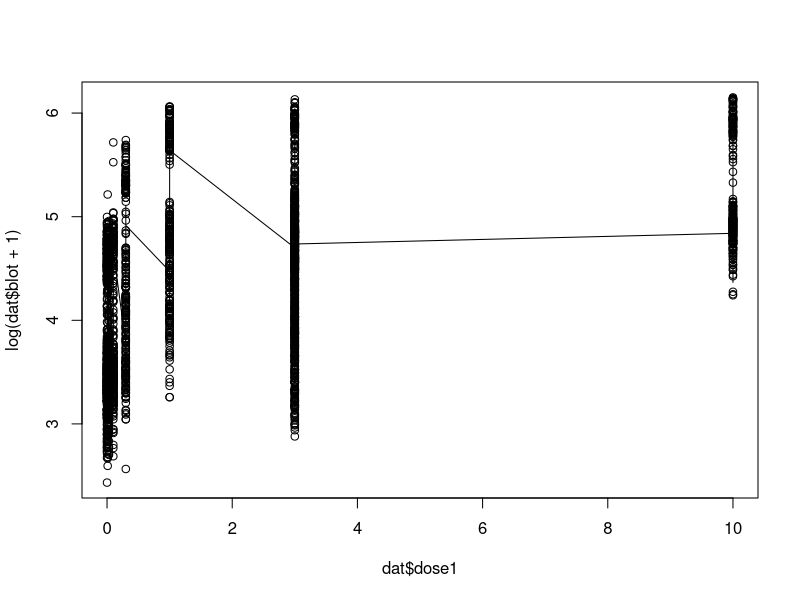

Write R code to recreate this figure. (Note: this script raises an error after producing the figure.)
## ---- chunk 1
library(dplyr)
library(lme4)
library(ggplot2)
library(magrittr)
dat <- read.table("case1.txt", header = T, stringsAsFactors = F, na.strings = ".", colClasses=c("character","character","numeric","numeric","numeric","numeric","numeric","numeric"))
dat <-  dat %>% filter(complete.cases(blot)) 
## ---- chunk 2
#creates a kernel distribution for each covariate
#be careful of random samples--Big X can't have NAs
kern_distribution <- function(x,knots = 4) {
  ### s: #controls how wide the kernels are, s should be half the distance between two knots 
  ### tau: decides where the breaks are based on the number of knots
  ###knots: number of splits/peaks in the data
  ##x and y are the data
  
  tau <- seq(min(x), max(x), length.out = knots)
  s <- diff(tau)[1]/2
  X <- matrix(0, nrow=length(x),ncol=knots)
  for(i in 1:knots) {
    X[,i] <- x * dnorm(x, tau[i], s)
  }
  return(X)
}

#smoothing out the graph by predicting values for the fitted data
#same function as the kern distribution, but this time it is smoother
smooth_graph <- function(x,knots = 4) {
  tau <- seq(min(x), max(x), length.out = knots)
  s <- diff(tau)[1]/2
  x.predict <- seq(min(x), max(x), length.out=length(x))
  X.predict <- matrix(0, nrow=length(x.predict),ncol = knots)
  for(i in 1:knots) {
    X.predict[,i] <- x.predict * dnorm(x.predict, tau[i], s)
  }
  return(X.predict)
}
## ---- chunk 3

#attach(dat) ##attaches the data so we can just run through with the variable names

m2 <- lmer(log(blot + 1) ~ (1 + proto|lab) + kern_distribution(dose1, knots = 3) + kern_distribution(dose2, knots = 3) + kern_distribution(body, knots = 3), data = dat) #X + Z + R + S + random effect
summary(m2)


plot(dat$dose1,log(dat$blot + 1)) #plots the true data
lines(sort(dat$dose1), fitted(m2)[order(dat$dose1)]) #shows how well the model fits the true data
abline(v = tau)

plot(dat$dose2, log(dat$blot + 1))
lines(sort(dat$dose2), fitted(m2)[order(dat$dose2)])
#abline(v = tau)


plot(dat$body, log(dat$blot + 1))
lines(sort(dat$body), fitted(m2)[order(dat$body)])

## ---- chunk 4
m3 <- lmer(log(blot + 1) ~ (1 + proto|lab) + smooth_graph(dose1, knots = 3) + smooth_graph(dose2, knots = 3) + smooth_graph(body, knots = 3), data = dat) #X + Z + R + S + random effect
summary(m3)
y.predict <- predict(m3, dat)
  #cbind(1, cbind(smooth_graph(dat$dose1, dat$blot), ) %*% coef(m2) #predict function is easier // but cbind(X.predicts)
plot(dat$dose2,log(dat$blot+1))
lines(sort(dat$dose2), fitted(m3)[order(dat$dose2)])
## ---- chunk 5
library(cluster)
set.seed(20)
bodyCluster <- kmeans(dat[, c(6,8)], 3, nstart = 20)

bodyCluster$cluster <- as.factor(bodyCluster$cluster)
ggplot(dat, aes(body, blot, color = bodyCluster$cluster)) + geom_point()

#Splits the body weight into 3 bins...
##add it back to the data & replace body with these 3 groups

dat$bodyClust <- bodyCluster$cluster
m4 <- lmer(log(blot + 1) ~ (1 + proto|lab) + kern_distribution(dose1, knots = 3) + kern_distribution(dose2, knots = 3) + bodyClust, data = dat) #X + Z + R + S + random effect
summary(m4)
